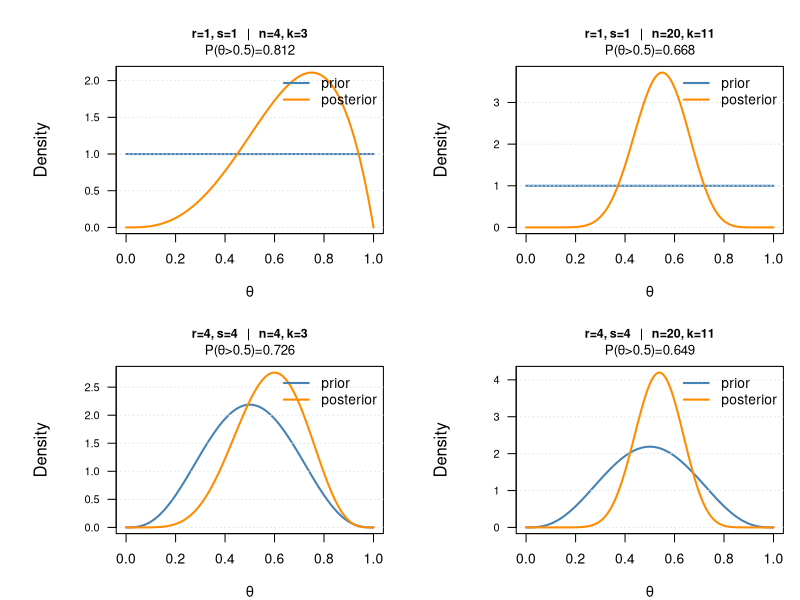

Write the R code that produced this figure.
parameters <- list(
  list(r=1,s=1,n=4,k=3),
  list(r=1,s=1,n=20,k=11),
  list(r=4,s=4,n=4,k=3),
  list(r=4,s=4,n=20,k=11)
)
theta <- seq(0,1,length=1000)
op <- par(mfrow=c(2,2),mar=c(4,7,4,1),mgp=c(3,1,0),cex.main=0.9)
for(param in parameters){
  r <- param$r; s <- param$s; n <- param$n; k <- param$k
  prior <- dbeta(theta,r,s)
  post  <- dbeta(theta,r+k,s+n-k)
  y.max <- max(prior,post)
  yticks <- pretty(c(0,y.max),n=5)
  plot(theta,prior,type="l",lwd=2,col="steelblue",
       ylim=c(0,y.max),xlab=expression(theta),ylab="",
       main=sprintf("r=%d, s=%d   |   n=%d, k=%d",r,s,n,k),
       yaxt="n")
  abline(h=yticks,col="gray90",lty=3)
  axis(2,at=yticks,las=1,cex.axis=0.8)
  mtext("Density",side=2,line=4,cex=1)
  lines(theta,post,lwd=2,col="darkorange")
  legend("topright",c("prior","posterior"),col=c("steelblue","darkorange"),lwd=2,bty="n")
  p_gt_05 <- 1 - pbeta(0.5,r+k,s+n-k)
  mtext(sprintf("P(θ>0.5)=%.3f",p_gt_05),side=3,line=0.5,cex=0.8)
  cat(sprintf("r=%d, s=%d, n=%d, k=%d: P(theta>0.5)=%.3f\n",r,s,n,k,p_gt_05))
}
par(op)

